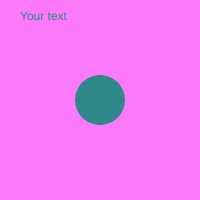
Frame 1 (no input)
Frame 60 (no input): identical to frame 1, image omitted
Frame 120 (the mouse pressed at the canvas centre since frame 60): identical to frame 1, image omitted

The p5.js sketch that drew this single still picture (run headless with seeded random() and noise() and a simulated clock; from frame 60 on, the mouse is pressed at the canvas centre):

// p5.js sketch
// ── sketch.js
var button;
var slider;
var input;
var submitinput;
var bgcolor;
var newcopy;
var canvas;
var slidercopy;
var inputcopy;
var colorcopy;

function setup() {

bgcolor = color(252,121,250);
newcopy = 'Your text';

canvas = createCanvas (200,200); 

slidercopy = createP('Move the slider to grow the circle');
slidercopy.style('background-color','#d9e291');
slidercopy.style('text-align','center');
slider = createSlider(50,100,20);

inputcopy = createP('Write something in the text field');
inputcopy.style('background-color','#f7d2a3');
inputcopy.style('text-align','center');

input = createInput('');
input.changed(newText);
//submitinput = createButton('send');
//submitinput.mousePressed(newText);

colorcopy = createP('Click to change the background color');
colorcopy.style('background-color','#f7a3cf');
colorcopy.style('text-align','center');

button = createButton('NEW COLOR');
button.mousePressed(newBG);
button.style('background-color','#84e8e8');
button.style('color','white');
button.style('font-family','Helvetica');
button.style('font-weight','bold');
button.style('padding','10px');
button.style('border-style','dashed');
button.style('border-color','pink');

button.mouseOver(hoverbutton);
button.mouseOut(resetbutton);
}

function draw() {
  background(bgcolor);
  fill(47,135,135);
  noStroke();
  ellipse(100,100,slider.value(),slider.value());
  text(newcopy,20,20);
}

function newBG() {
  bgcolor = color(random(255),random(255),random(255));
}

function hoverbutton() {
button.style('background-color','#457575');
}

function resetbutton() {
button.style('background-color','#84e8e8');
}

function newText() {
  newcopy = input.value();
}
